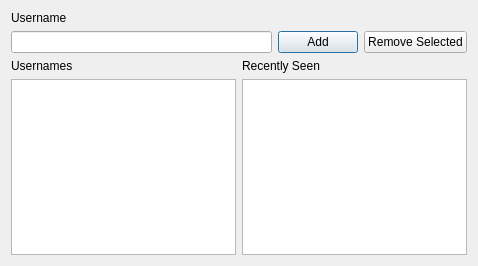
<?xml version="1.0" encoding="UTF-8"?>
<ui version="4.0">
 <class>Dialog</class>
 <widget class="QDialog" name="Dialog">
  <property name="geometry">
   <rect>
    <x>0</x>
    <y>0</y>
    <width>478</width>
    <height>266</height>
   </rect>
  </property>
  <property name="windowTitle">
   <string>Usernames</string>
  </property>
  <layout class="QVBoxLayout" name="verticalLayout_6">
   <item>
    <layout class="QVBoxLayout" name="verticalLayout">
     <item>
      <layout class="QHBoxLayout" name="horizontalLayout">
       <item>
        <layout class="QVBoxLayout" name="verticalLayout_3">
         <item>
          <widget class="QLabel" name="label_4">
           <property name="sizePolicy">
            <sizepolicy hsizetype="MinimumExpanding" vsizetype="MinimumExpanding">
             <horstretch>0</horstretch>
             <verstretch>0</verstretch>
            </sizepolicy>
           </property>
           <property name="maximumSize">
            <size>
             <width>16777215</width>
             <height>20</height>
            </size>
           </property>
           <property name="text">
            <string>Username</string>
           </property>
          </widget>
         </item>
         <item>
          <widget class="QLineEdit" name="username"/>
         </item>
        </layout>
       </item>
       <item>
        <layout class="QVBoxLayout" name="verticalLayout_4">
         <item>
          <widget class="QLabel" name="label_5">
           <property name="text">
            <string/>
           </property>
          </widget>
         </item>
         <item>
          <widget class="QPushButton" name="addUsernameButton">
           <property name="text">
            <string>Add</string>
           </property>
          </widget>
         </item>
        </layout>
       </item>
       <item>
        <layout class="QVBoxLayout" name="verticalLayout_7">
         <item>
          <widget class="QLabel" name="label_6">
           <property name="text">
            <string/>
           </property>
          </widget>
         </item>
         <item>
          <widget class="QPushButton" name="removeUsernameButton">
           <property name="text">
            <string>Remove Selected</string>
           </property>
          </widget>
         </item>
        </layout>
       </item>
      </layout>
     </item>
     <item>
      <layout class="QHBoxLayout" name="horizontalLayout_2">
       <item>
        <layout class="QVBoxLayout" name="verticalLayout_2">
         <item>
          <widget class="QLabel" name="label_2">
           <property name="text">
            <string>Usernames</string>
           </property>
          </widget>
         </item>
         <item>
          <widget class="QListWidget" name="usernamesList"/>
         </item>
        </layout>
       </item>
       <item>
        <layout class="QVBoxLayout" name="verticalLayout_5">
         <item>
          <widget class="QLabel" name="label_3">
           <property name="text">
            <string>Recently Seen</string>
           </property>
          </widget>
         </item>
         <item>
          <widget class="QListWidget" name="recentUsernamesList"/>
         </item>
        </layout>
       </item>
      </layout>
     </item>
    </layout>
   </item>
  </layout>
 </widget>
 <resources/>
 <connections/>
</ui>
